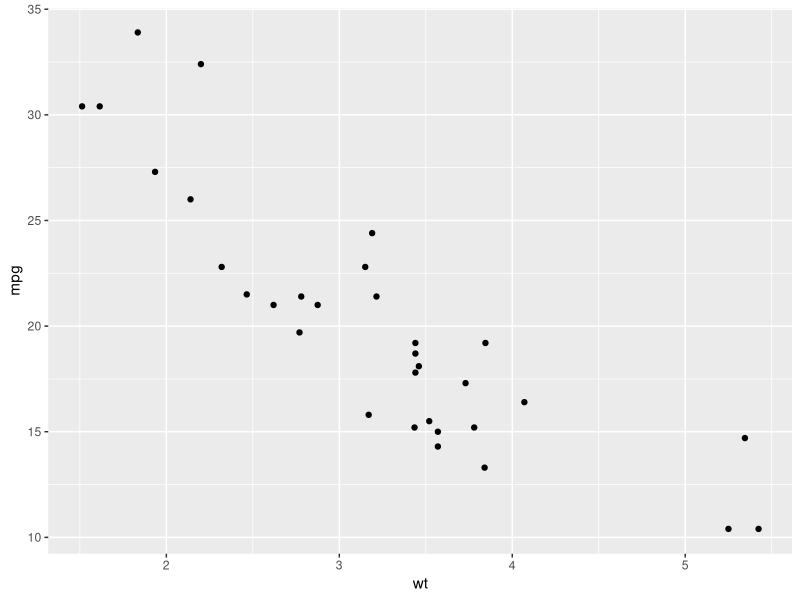
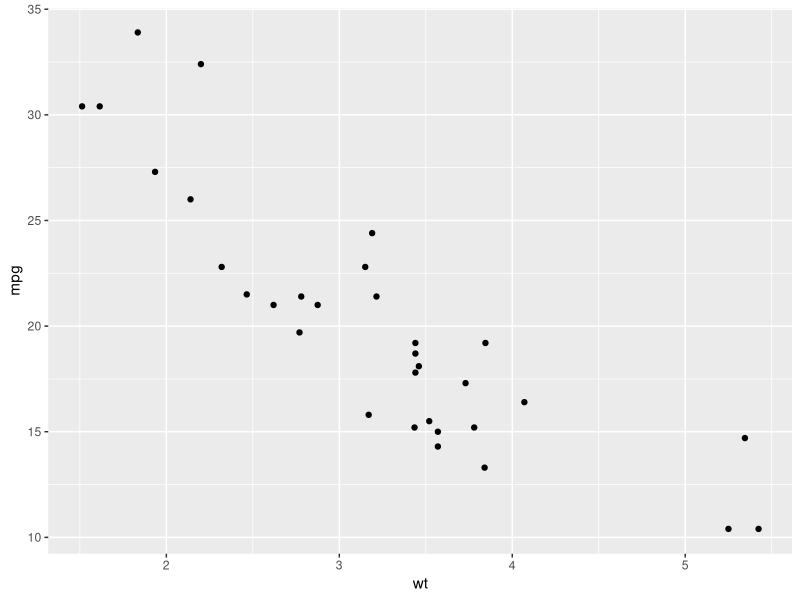
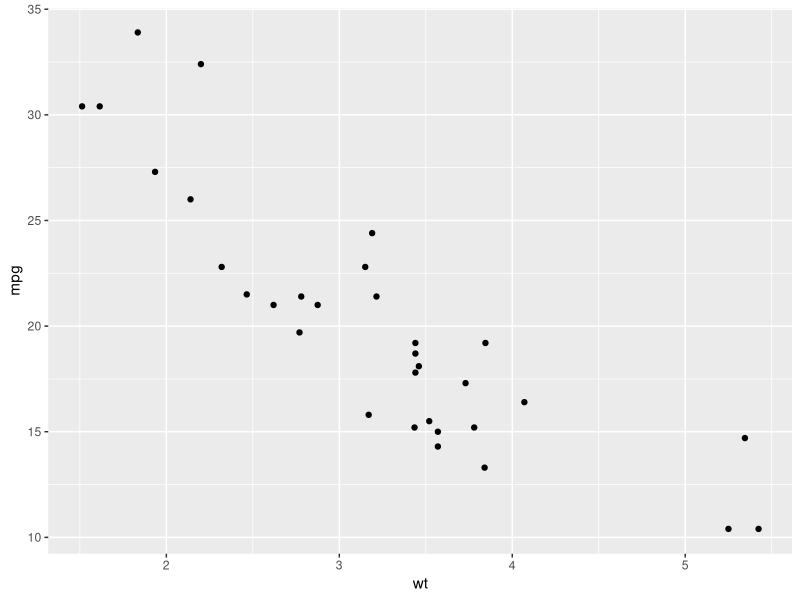
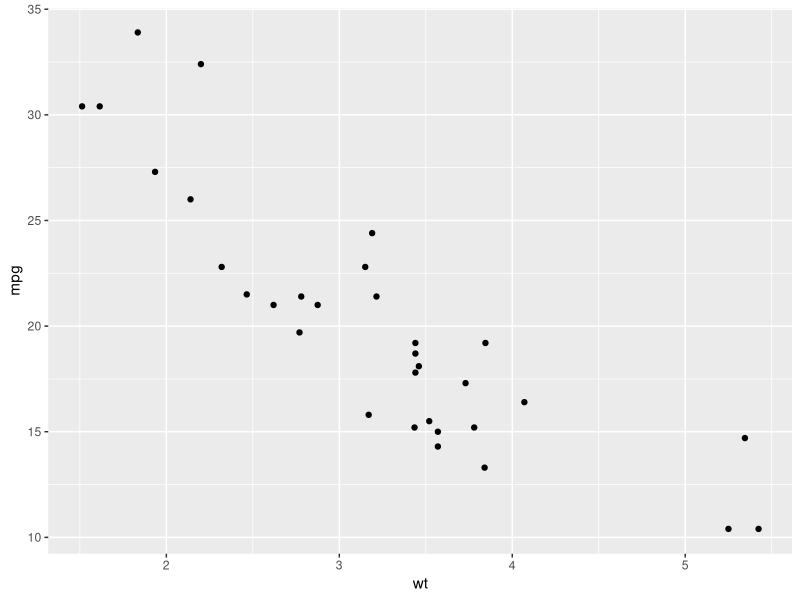

Generate these figures, in order, with R:
## ---- chunk 1
knitr::opts_chunk$set(echo = TRUE)
library(ggplot2)
## ---- chunk 2
## generate plot
myplot <- ggplot(data = mtcars) + geom_point(mapping = aes(x = wt, y = mpg))

## save plot as PNG
ggsave(plot = myplot, filename = "myplot.png", path = "figures/exploratory_figures")

## save plot as JPEG
ggsave(plot = myplot, filename = "myplot.jpeg", path = "figures/exploratory_figures")
## ---- chunk 3
## save plot as larger PNG
ggsave(plot = myplot, filename = "myplot.png", path = "figures/exploratory_figures", height = 9, width = 9, unit = c("in"))
## ---- chunk 4
jpeg("figures/exploratory_figures/myplot.jpeg")
print(myplot)
dev.off()
